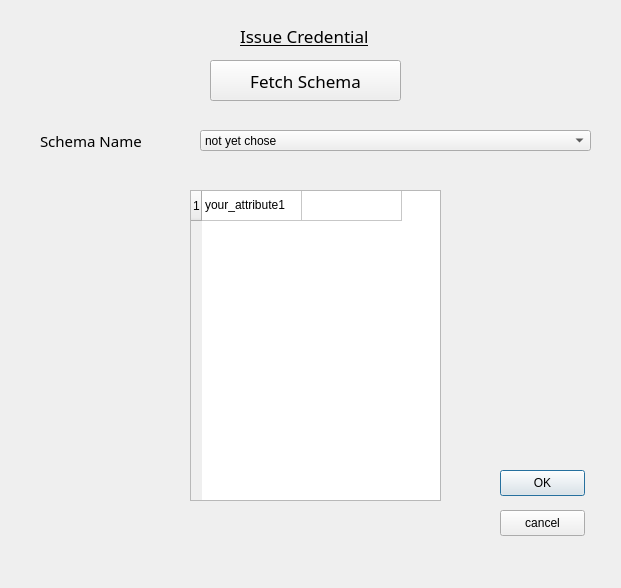
<?xml version="1.0" encoding="UTF-8"?>
<ui version="4.0">
 <class>Dialog</class>
 <widget class="QDialog" name="Dialog">
  <property name="geometry">
   <rect>
    <x>0</x>
    <y>0</y>
    <width>621</width>
    <height>588</height>
   </rect>
  </property>
  <property name="windowTitle">
   <string>Dialog</string>
  </property>
  <widget class="QLabel" name="label_12">
   <property name="geometry">
    <rect>
     <x>40</x>
     <y>130</y>
     <width>171</width>
     <height>21</height>
    </rect>
   </property>
   <property name="font">
    <font>
     <family>Berlin Sans FB</family>
     <pointsize>11</pointsize>
    </font>
   </property>
   <property name="text">
    <string>Schema Name</string>
   </property>
  </widget>
  <widget class="QPushButton" name="okButton">
   <property name="geometry">
    <rect>
     <x>500</x>
     <y>470</y>
     <width>85</width>
     <height>26</height>
    </rect>
   </property>
   <property name="text">
    <string>OK</string>
   </property>
  </widget>
  <widget class="QTableWidget" name="schemaAttributes">
   <property name="geometry">
    <rect>
     <x>190</x>
     <y>190</y>
     <width>251</width>
     <height>311</height>
    </rect>
   </property>
   <property name="rowCount">
    <number>1</number>
   </property>
   <property name="columnCount">
    <number>2</number>
   </property>
   <attribute name="horizontalHeaderVisible">
    <bool>false</bool>
   </attribute>
   <row/>
   <column/>
   <column/>
   <item row="0" column="0">
    <property name="text">
     <string extracomment="Your attributes">your_attribute1</string>
    </property>
   </item>
   <item row="0" column="1">
    <property name="text">
     <string/>
    </property>
   </item>
  </widget>
  <widget class="QLabel" name="agent_name_label">
   <property name="geometry">
    <rect>
     <x>240</x>
     <y>20</y>
     <width>221</width>
     <height>31</height>
    </rect>
   </property>
   <property name="font">
    <font>
     <family>Berlin Sans FB</family>
     <pointsize>13</pointsize>
     <underline>true</underline>
    </font>
   </property>
   <property name="text">
    <string>Issue Credential</string>
   </property>
  </widget>
  <widget class="QComboBox" name="schemaName">
   <property name="geometry">
    <rect>
     <x>200</x>
     <y>130</y>
     <width>391</width>
     <height>21</height>
    </rect>
   </property>
   <item>
    <property name="text">
     <string>not yet chose</string>
    </property>
   </item>
  </widget>
  <widget class="QPushButton" name="fetchSchemaButton">
   <property name="geometry">
    <rect>
     <x>210</x>
     <y>60</y>
     <width>191</width>
     <height>41</height>
    </rect>
   </property>
   <property name="font">
    <font>
     <family>Berlin Sans FB</family>
     <pointsize>13</pointsize>
    </font>
   </property>
   <property name="text">
    <string>Fetch Schema</string>
   </property>
  </widget>
  <widget class="QPushButton" name="cancelButton">
   <property name="geometry">
    <rect>
     <x>500</x>
     <y>510</y>
     <width>85</width>
     <height>26</height>
    </rect>
   </property>
   <property name="text">
    <string>cancel</string>
   </property>
  </widget>
 </widget>
 <resources/>
 <connections/>
</ui>
